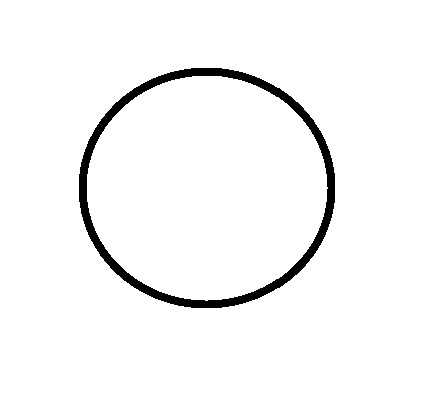
#> input picture soble.jpg, 421 x 394 px
$ jupyter execute '5.1sobel算子.ipynb'   (older library calls are emulated)
#> lines starting #> are read from the running program, lines starting #| are printed output that depends on the picture
[cell 1]
import cv2
import numpy as np
import matplotlib.pyplot as plt

img = cv2.imread('soble.jpg', 0)
#> img is the input picture: shape (394, 421); min 0, max 255, mean 245.7

#计算X方向的梯度（检查垂直边缘），输出深度设为-1表示与原图相同
sobelx = cv2.Sobel(img, cv2.CV_64F, 1, 0, ksize=3)
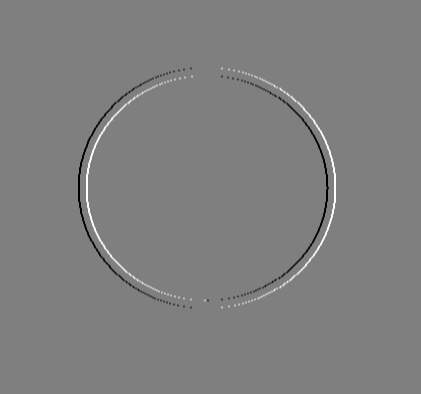
#> sobelx: shape (394, 421) float64; min -1020, max 1020, mean 0; drawn with min black and max white

#计算y方向的梯度（检测水平边缘）
sobely = cv2.Sobel(img, cv2.CV_64F, 0, 1, ksize=3)
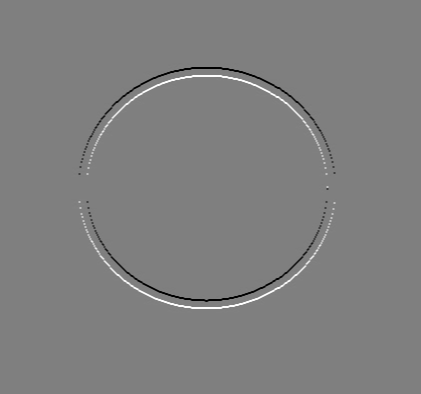
#> sobely: shape (394, 421) float64; min -1020, max 1020, mean 0; drawn with min black and max white

#计算梯度幅值
sobelxy = cv2.magnitude(sobelx, sobely)
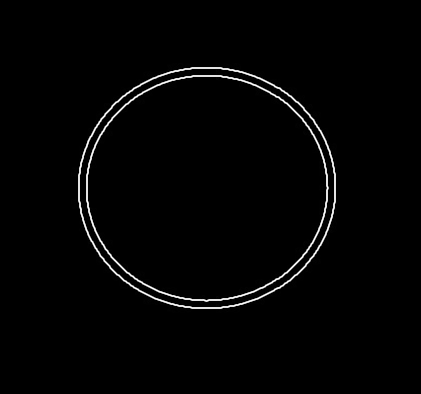
#> sobelxy: shape (394, 421) float64; min 0, max 1140.4, mean 19.2; drawn with min black and max white

sobelx = np.uint8(np.absolute(sobelx))
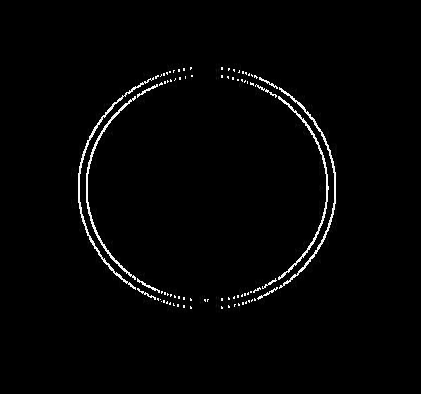
#> sobelx: shape (394, 421); min 0, max 255, mean 4.6
sobely = np.uint8(np.absolute(sobely))
sobelxy = np.uint8(sobelxy)

fig, axes = plt.subplots(2, 2, figsize=(15,10))
axes[0][0].imshow(img)
axes[0][0].set_title('Original')
axes[0][0].axis('off')

axes[0][1].imshow(sobelx)
axes[0][1].set_title('Sobelx')
axes[0][1].axis('off')

axes[1][0].imshow(sobely)
axes[1][0].set_title('Sobely')
axes[1][0].axis('off')

axes[1][1].imshow(sobelxy)
axes[1][1].set_title('Sobelxy')
axes[1][1].axis('off')

plt.tight_layout()
plt.show()
